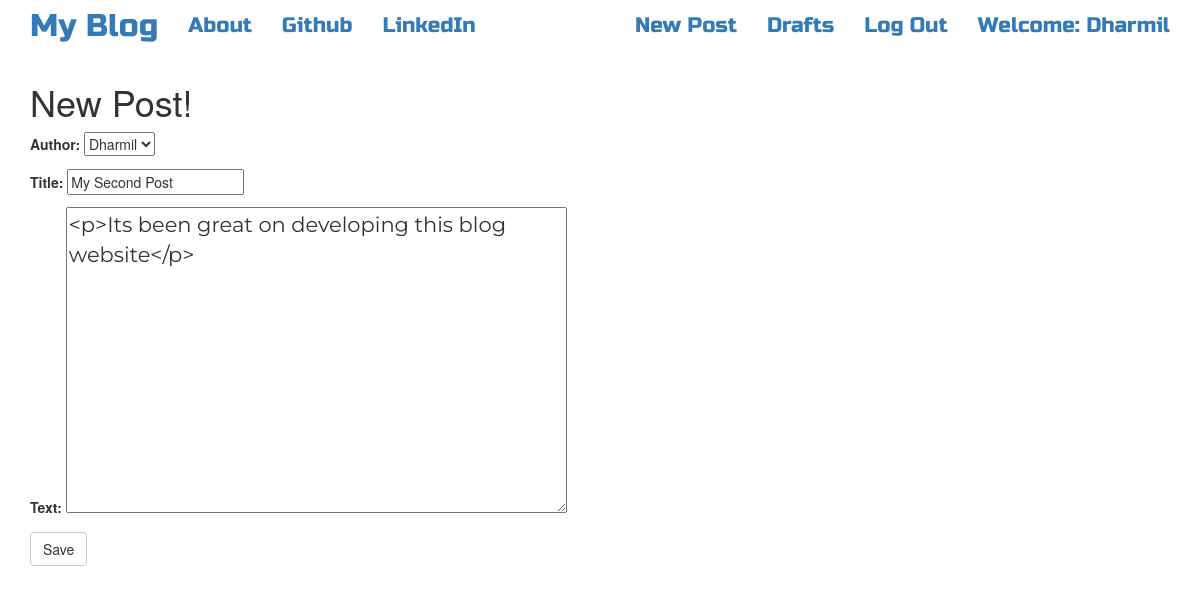
The page /post/7/edit/ (signed in) on the database its author committed.
### blog/models.py (models this page shows, shortened)
class Post(models.Model):
    author=models.ForeignKey('auth.User',on_delete=models.CASCADE)
    title=models.CharField(max_length=256)
    text=models.TextField()
    created_date=models.DateTimeField(default=timezone.now)
    published_date=models.DateTimeField(blank=True,null=True)
    objects=models.Manager()
    object=models.Manager()

### blog/views.py (the view)
# urls.py: url(r'^post/(?P<pk>\d+)/edit/$',views.PostUpdateView.as_view(),name="post_edit"),
class PostUpdateView(LoginRequiredMixin,UpdateView):
    login_url='/login/'
    redirect_field_name='blog/post_detail.html'
    model=Post
    form_class=PostForm

### blog/forms.py
class PostForm(forms.ModelForm):
    class Meta():
        model=Post
        fields=('author','title','text')
        widgets={
        'title':forms.TextInput(attrs={'class':'textinputclass'}),
        'text':forms.Textarea(attrs={'class':'editable medium-editor-textarea postcontent'})
        }

### blog/templates/blog/post_form.html (shortened to what this page needs)
{% extends "blog/base.html" %}
{% block content %}
<h1>New Post!</h1>
<form class="post-form" method="POST">
  {{form.as_p}}
  <button type="submit" class='save btn btn-default'>Save</button>
</form>
{% endblock %}

### blog/templates/blog/base.html (shortened to what this page needs)
<!DOCTYPE html>
{% load static %}
<html lang="en" dir="ltr">
  <head>
             <link rel="stylesheet" href="https://maxcdn.bootstrapcdn.com/bootstrap/3.4.1/css/bootstrap.min.css">
    <link rel="stylesheet" href="//cdn.jsdelivr.net/npm/medium-editor@latest/dist/css/medium-editor.min.css" type="text/css" media="screen" charset="utf-8">
    <link rel="stylesheet" href="{% static 'css/blog.css' %}">
  </head>
  <body class='loader'>
    <nav class="navbar navabar-default techfont custom-navbar">
      <div class="container">
        <ul class="nav navbar-nav">
          <li><a class='navbar-brand bigbrand' href="{% url 'post_list' %}">My Blog</a></li>
          <li><a href="{% url 'about' %}">About</a></li>
          <li><a href="https://www.github.com">Github</a></li>
          <li><a href="https://www.linkedin.com">LinkedIn</a></li>
        </ul>
        <ul class="nav navbar-nav navbar-right">
          {% if user.is_authenticated %}
          <li><a href="{% url 'post_new' %}">New Post</a></li>
          <li><a href="{% url 'post_draft_list' %}">Drafts</a></li>
          <li><a href="{% url 'logout' %}">Log Out</a></li>
          <li><a>Welcome: {{user.username}}</a></li>
          {% else %}
          <li><a class='nav navbar-right' href="{% url 'login' %}"><span class='glyphicon glyphicon-user'></span></a></li>
          {% endif %}
        </ul>
      </div>
    </nav>
    <div class="content container">
      <div class="row">
        <div class="col-md-8">
          <div class="blog_posts">
            {% block content %}
            {% endblock %}
          </div>
        </div>
      </div>
    </div>
  </body>
</html>

### blog/static/css/blog.css (style rules this page uses)
.techfont { font-family: 'Russo One',sans-serif; font-size: 1.5em; margin-bottom: 10px; }
.bigbrand { font-size:1.5em; }
.postcontent { font-family: 'Montserrat'; font-size: 1.5em; }
.loader { filter:hue-rotate(0deg); color:linear-gradient(45deg,#0f8,#08f); animation:hue 10000ms infinite linear; }

### rows shown on the page
Post: author "Dharmil", title "My Second Post", text "<p>Its been great on developing this blog website</p>"

### other values the page prints
{{ user.username }} "Dharmil"
